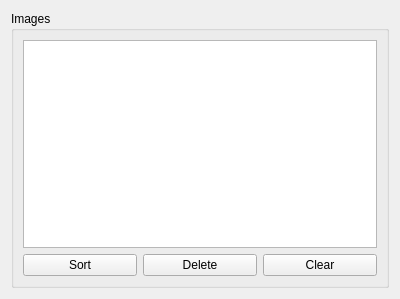
<?xml version="1.0" encoding="UTF-8"?>
<ui version="4.0">
 <class>Form</class>
 <widget class="QWidget" name="Form">
  <property name="geometry">
   <rect>
    <x>0</x>
    <y>0</y>
    <width>400</width>
    <height>299</height>
   </rect>
  </property>
  <property name="windowTitle">
   <string>Form</string>
  </property>
  <layout class="QHBoxLayout" name="horizontalLayout">
   <item>
    <widget class="QGroupBox" name="groupbox">
     <property name="title">
      <string>Images</string>
     </property>
     <layout class="QGridLayout" name="gridLayout">
      <item row="1" column="2">
       <widget class="QPushButton" name="clear_button">
        <property name="text">
         <string>Clear</string>
        </property>
       </widget>
      </item>
      <item row="1" column="0">
       <widget class="QPushButton" name="sort_button">
        <property name="text">
         <string>Sort</string>
        </property>
       </widget>
      </item>
      <item row="0" column="0" colspan="3">
       <widget class="QListView" name="list_view">
        <property name="sizePolicy">
         <sizepolicy hsizetype="Preferred" vsizetype="Expanding">
          <horstretch>0</horstretch>
          <verstretch>0</verstretch>
         </sizepolicy>
        </property>
        <property name="acceptDrops">
         <bool>true</bool>
        </property>
        <property name="toolTip">
         <string>Drop image data here</string>
        </property>
        <property name="editTriggers">
         <set>QAbstractItemView::NoEditTriggers</set>
        </property>
        <property name="dragEnabled">
         <bool>false</bool>
        </property>
        <property name="dragDropMode">
         <enum>QAbstractItemView::DropOnly</enum>
        </property>
        <property name="alternatingRowColors">
         <bool>true</bool>
        </property>
        <property name="selectionBehavior">
         <enum>QAbstractItemView::SelectRows</enum>
        </property>
       </widget>
      </item>
      <item row="1" column="1">
       <widget class="QPushButton" name="delete_button">
        <property name="text">
         <string>Delete</string>
        </property>
       </widget>
      </item>
     </layout>
    </widget>
   </item>
  </layout>
 </widget>
 <resources/>
 <connections/>
</ui>
